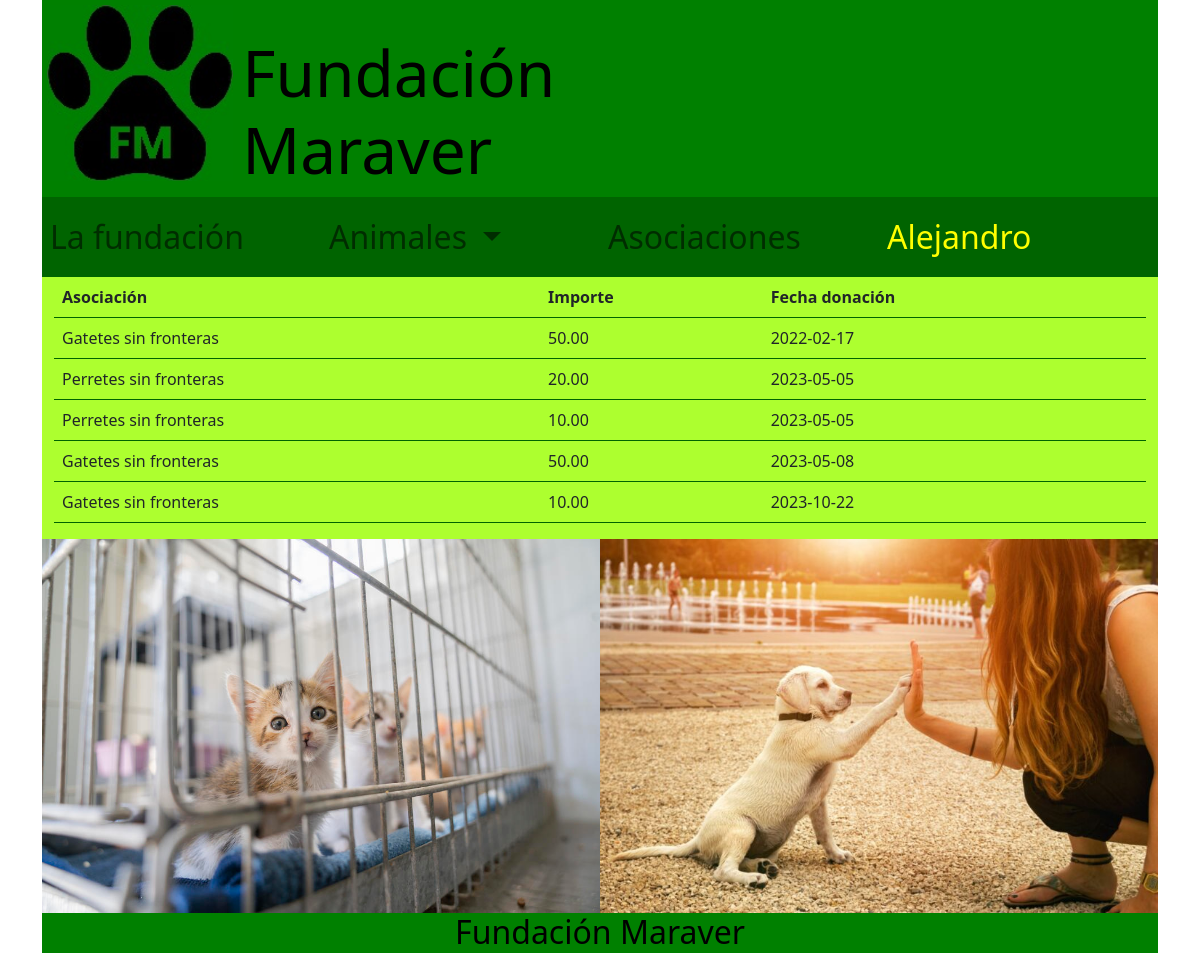
/Vistas/V_donacionUsuario.php (signed in), run on the app's committed database.
### tables this page shows
CREATE TABLE `donacion` (
  `Seq_Don` int(11) NOT NULL,
  `Seq_Usuario` decimal(5,0) NOT NULL,
  `CodAso` decimal(5,0) NOT NULL,
  `Importe` decimal(6,2) NOT NULL,
  `Fecha` date NOT NULL
);

CREATE TABLE `asociacion` (
  `CodAso` decimal(5,0) NOT NULL,
  `Descripcion` varchar(30) NOT NULL,
  `CIF` varchar(9) DEFAULT NULL,
  `Seq_Dom` decimal(5,0) NOT NULL
);

### Controlador/C_getDonaciones.php (called while the page is built)
<?php
    require('../Modelo/conexion.php');
    $conexion = new Conexion();
    $donaciones = $conexion->getDonaciones();
?>

### Modelo/conexion.php (called while the page is built, shortened)
<?php
    class Conexion {
        private $conexion;
        public function __construct() {
            $this->conexion = new mysqli('localhost','root','','servidor');
        }
        public function getDonaciones() {
            $query = $this->conexion->query('SELECT usuario.DNI as "DNI", usuario.Nombre as "nombre", CONCAT(usuario.Ap1," ",COALESCE(usuario.Ap2," ")) as "apellidos", asociacion.Descripcion, donacion.Importe as "importe", donacion.fecha as "fecha" FROM donacion INNER JOIN usuario ON donacion.Seq_Usuario = usuario.Seq_Usuario INNER JOIN asociacion ON donacion.CodAso = asociacion.CodAso ORDER BY Fecha ASC');
            $donaciones = [];
            $i = 0;
            while($fila = $query->fetch_assoc()) {
                $donaciones[$i] = $fila;
                $i++;
            }
            return $donaciones;
        }
    }
?>

### Vistas/V_donacionUsuario.php (the view, shortened to what this page needs)
<?php
if (isset($_COOKIE["nombre"])) {
    $usuario_login = $_COOKIE["nombre"];
    if ($usuario_login != 'Admin') {
        $sesion = "<html><a class='nav-link' style='color: yellow' href=V_menu.php>$usuario_login</a></html>";
    }
} else {
    $sesion = "<a class='nav-link' href='V_login.php' style='text-decoration: none;'>Login</a>";
}
?>
<!DOCTYPE html>
<html lang="es">
<head>
    <link href="https://cdn.jsdelivr.net/npm/bootstrap@5.2.3/dist/css/bootstrap.min.css" rel="stylesheet">
</head>
<body class="container">
    <header>
        <div style="background-color: green;">
            <img class="col-2" src="../img/logoverde.jpg" style="margin: 5px">
            <h1 class="col-6" style="font-size: 4em; color: black; display:inline-flex">Fundación Maraver</h1>
        </div>
        <nav class="navbar navbar-expand-lg" style="background-color: darkgreen; font-size: 2em">
            <div class="collapse navbar-collapse">
                <ul class="navbar-nav col-12">
                    <li class="nav-item col-3 active">
                        <a class="nav-link" href="V_index.php">La fundación</a>
                    </li>
                    <li class="nav-item dropdown col-3">
                        <a class="nav-link dropdown-toggle" href="#" role="button" data-bs-toggle="dropdown" aria-expanded="false">
                            Animales
                        </a>
                    </li>
                    <li class="nav-item col-3">
                        <a class="nav-link" href="V_asociaciones.php">Asociaciones</a>
                    </li>
                    <li class="nav-item col-3">
                        <?php echo $sesion ?>
                    </li>
                </ul>
            </div>
        </nav>
    </header>
    <div style="background-color: greenyellow;">
        <div class="container">
            <table class="table" style="border-bottom: darkgreen;">
                <thead>
                    <tr>
                        <th scope="col">Asociación</th>
                        <th scope="col">Importe</th>
                        <th scope="col">Fecha donación</th>
                    </tr>
                </thead>
                <tbody>
                    <?php
                        require('../Controlador/C_getDonaciones.php');
                        foreach ($donaciones as $donacion) {
                            echo "<tr>";
                            echo "<td>" . $donacion['Descripcion'] . "</td>";
                            echo "<td>" . $donacion['importe'] . "</td>";
                            echo "<td>" . $donacion['fecha'] . "</td>";
                            echo "</tr>";
                        }
                    ?>
                </tbody>
            </table>
        </div>
        <div class="row">
            <img src="../img/fundacion2.jpg" style="width: 50%; padding-right: 0;">
            <img src="../img/fundacion.jpg" style="width: 50%; padding-left: 0;">
        </div>
    <footer>
        <div class="text-center" style="background-color: green; height: 5vh">
            <h1 style="font-size: 2em; color: black; display:inline-flex;">Fundación Maraver</h1>
        </div>
    </footer>
</body>
</html>

### data on the page
donacion: asociacion.Descripcion "Gatetes sin fronteras", Importe "50.00", Fecha "2022-02-17"
donacion: asociacion.Descripcion "Perretes sin fronteras", Importe "20.00", Fecha "2023-05-05"
donacion: asociacion.Descripcion "Perretes sin fronteras", Importe "10.00", Fecha "2023-05-05"
donacion: asociacion.Descripcion "Gatetes sin fronteras", Importe "50.00", Fecha "2023-05-08"
donacion: asociacion.Descripcion "Gatetes sin fronteras", Importe "10.00", Fecha "2023-10-22"

### other printed values
$usuario_login "Alejandro"
